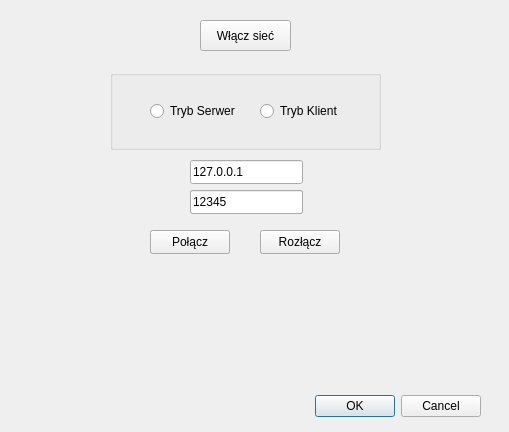
<?xml version="1.0" encoding="UTF-8"?>
<ui version="4.0">
 <class>dialog_sieciowy</class>
 <widget class="QDialog" name="dialog_sieciowy">
  <property name="geometry">
   <rect>
    <x>0</x>
    <y>0</y>
    <width>509</width>
    <height>432</height>
   </rect>
  </property>
  <property name="windowTitle">
   <string>Dialog</string>
  </property>
  <widget class="QDialogButtonBox" name="buttonBox">
   <property name="geometry">
    <rect>
     <x>140</x>
     <y>390</y>
     <width>341</width>
     <height>32</height>
    </rect>
   </property>
   <property name="orientation">
    <enum>Qt::Orientation::Horizontal</enum>
   </property>
   <property name="standardButtons">
    <set>QDialogButtonBox::StandardButton::Cancel|QDialogButtonBox::StandardButton::Ok</set>
   </property>
  </widget>
  <widget class="QPushButton" name="btnWlaczSiec">
   <property name="geometry">
    <rect>
     <x>200</x>
     <y>20</y>
     <width>91</width>
     <height>31</height>
    </rect>
   </property>
   <property name="text">
    <string>Włącz sieć</string>
   </property>
  </widget>
  <widget class="QLabel" name="kontrolkaStatusu">
   <property name="geometry">
    <rect>
     <x>450</x>
     <y>10</y>
     <width>21</width>
     <height>21</height>
    </rect>
   </property>
   <property name="text">
    <string/>
   </property>
  </widget>
  <widget class="QGroupBox" name="groupTryb">
   <property name="geometry">
    <rect>
     <x>110</x>
     <y>70</y>
     <width>271</width>
     <height>80</height>
    </rect>
   </property>
   <property name="title">
    <string/>
   </property>
   <widget class="QRadioButton" name="radioSerwer">
    <property name="geometry">
     <rect>
      <x>40</x>
      <y>30</y>
      <width>91</width>
      <height>22</height>
     </rect>
    </property>
    <property name="text">
     <string>Tryb Serwer</string>
    </property>
   </widget>
   <widget class="QRadioButton" name="radioKlient">
    <property name="geometry">
     <rect>
      <x>150</x>
      <y>30</y>
      <width>91</width>
      <height>22</height>
     </rect>
    </property>
    <property name="text">
     <string>Tryb Klient</string>
    </property>
   </widget>
  </widget>
  <widget class="QLineEdit" name="linePortSerwer">
   <property name="geometry">
    <rect>
     <x>190</x>
     <y>190</y>
     <width>113</width>
     <height>24</height>
    </rect>
   </property>
   <property name="text">
    <string>12345</string>
   </property>
  </widget>
  <widget class="QPushButton" name="btnStartSerwer">
   <property name="geometry">
    <rect>
     <x>150</x>
     <y>230</y>
     <width>80</width>
     <height>24</height>
    </rect>
   </property>
   <property name="text">
    <string>Włącz</string>
   </property>
  </widget>
  <widget class="QPushButton" name="btnStopSerwer">
   <property name="geometry">
    <rect>
     <x>260</x>
     <y>230</y>
     <width>80</width>
     <height>24</height>
    </rect>
   </property>
   <property name="text">
    <string>Wyłącz</string>
   </property>
  </widget>
  <widget class="QLineEdit" name="lineIP">
   <property name="geometry">
    <rect>
     <x>190</x>
     <y>160</y>
     <width>113</width>
     <height>24</height>
    </rect>
   </property>
   <property name="text">
    <string>127.0.0.1</string>
   </property>
  </widget>
  <widget class="QLineEdit" name="linePortKlient">
   <property name="geometry">
    <rect>
     <x>190</x>
     <y>190</y>
     <width>113</width>
     <height>24</height>
    </rect>
   </property>
   <property name="text">
    <string>12345</string>
   </property>
  </widget>
  <widget class="QPushButton" name="btnPolaczKlient">
   <property name="geometry">
    <rect>
     <x>150</x>
     <y>230</y>
     <width>80</width>
     <height>24</height>
    </rect>
   </property>
   <property name="text">
    <string>Połącz</string>
   </property>
  </widget>
  <widget class="QPushButton" name="btnRozlaczKlient">
   <property name="geometry">
    <rect>
     <x>260</x>
     <y>230</y>
     <width>80</width>
     <height>24</height>
    </rect>
   </property>
   <property name="text">
    <string>Rozłącz</string>
   </property>
  </widget>
  <widget class="QLabel" name="labelStatus">
   <property name="geometry">
    <rect>
     <x>40</x>
     <y>260</y>
     <width>431</width>
     <height>111</height>
    </rect>
   </property>
   <property name="text">
    <string/>
   </property>
  </widget>
  <widget class="QLabel" name="kontrolkaStatus">
   <property name="geometry">
    <rect>
     <x>40</x>
     <y>100</y>
     <width>21</width>
     <height>21</height>
    </rect>
   </property>
   <property name="text">
    <string/>
   </property>
  </widget>
 </widget>
 <resources/>
 <connections>
  <connection>
   <sender>buttonBox</sender>
   <signal>accepted()</signal>
   <receiver>dialog_sieciowy</receiver>
   <slot>accept()</slot>
   <hints>
    <hint type="sourcelabel">
     <x>248</x>
     <y>254</y>
    </hint>
    <hint type="destinationlabel">
     <x>157</x>
     <y>274</y>
    </hint>
   </hints>
  </connection>
  <connection>
   <sender>buttonBox</sender>
   <signal>rejected()</signal>
   <receiver>dialog_sieciowy</receiver>
   <slot>reject()</slot>
   <hints>
    <hint type="sourcelabel">
     <x>316</x>
     <y>260</y>
    </hint>
    <hint type="destinationlabel">
     <x>286</x>
     <y>274</y>
    </hint>
   </hints>
  </connection>
 </connections>
</ui>
